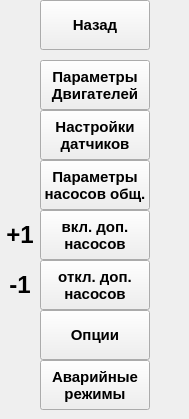
     <widget class="QWidget" name="Settings_Station_Settings_Buttons_page">
      <widget class="QLabel" name="return_to_settings_main_buttons_label_3">
       <property name="geometry">
        <rect>
         <x>0</x>
         <y>0</y>
         <width>40</width>
         <height>50</height>
        </rect>
       </property>
       <property name="text">
        <string/>
       </property>
      </widget>
      <widget class="QPushButton" name="return_to_settings_main_buttons_pushButton_3">
       <property name="geometry">
        <rect>
         <x>40</x>
         <y>0</y>
         <width>110</width>
         <height>50</height>
        </rect>
       </property>
       <property name="font">
        <font>
         <family>Arial</family>
         <pointsize>11</pointsize>
         <weight>75</weight>
         <bold>true</bold>
        </font>
       </property>
       <property name="text">
        <string>Назад</string>
       </property>
      </widget>
      <widget class="QLabel" name="label_47">
       <property name="geometry">
        <rect>
         <x>150</x>
         <y>60</y>
         <width>30</width>
         <height>50</height>
        </rect>
       </property>
       <property name="text">
        <string/>
       </property>
      </widget>
      <widget class="QLabel" name="label_48">
       <property name="geometry">
        <rect>
         <x>150</x>
         <y>110</y>
         <width>30</width>
         <height>50</height>
        </rect>
       </property>
       <property name="text">
        <string/>
       </property>
      </widget>
      <widget class="QLabel" name="label_49">
       <property name="geometry">
        <rect>
         <x>150</x>
         <y>160</y>
         <width>30</width>
         <height>50</height>
        </rect>
       </property>
       <property name="text">
        <string/>
       </property>
      </widget>
      <widget class="QLabel" name="label_50">
       <property name="geometry">
        <rect>
         <x>150</x>
         <y>210</y>
         <width>30</width>
         <height>50</height>
        </rect>
       </property>
       <property name="text">
        <string/>
       </property>
      </widget>
      <widget class="QLabel" name="label_51">
       <property name="geometry">
        <rect>
         <x>150</x>
         <y>260</y>
         <width>30</width>
         <height>50</height>
        </rect>
       </property>
       <property name="text">
        <string/>
       </property>
      </widget>
      <widget class="QLabel" name="label_52">
       <property name="geometry">
        <rect>
         <x>150</x>
         <y>310</y>
         <width>30</width>
         <height>50</height>
        </rect>
       </property>
       <property name="text">
        <string/>
       </property>
      </widget>
      <widget class="QLabel" name="label_53">
       <property name="geometry">
        <rect>
         <x>150</x>
         <y>360</y>
         <width>30</width>
         <height>50</height>
        </rect>
       </property>
       <property name="text">
        <string/>
       </property>
      </widget>
      <widget class="QPushButton" name="go_to_station_settings_engine_parameters_page_pushButton">
       <property name="geometry">
        <rect>
         <x>40</x>
         <y>60</y>
         <width>110</width>
         <height>50</height>
        </rect>
       </property>
       <property name="font">
        <font>
         <family>Arial</family>
         <pointsize>11</pointsize>
         <weight>75</weight>
         <bold>true</bold>
        </font>
       </property>
       <property name="text">
        <string>Параметры
Двигателей</string>
       </property>
      </widget>
      <widget class="QPushButton" name="go_to_station_settings_sensors_settings_page_pushButton">
       <property name="geometry">
        <rect>
         <x>40</x>
         <y>110</y>
         <width>110</width>
         <height>50</height>
        </rect>
       </property>
       <property name="font">
        <font>
         <family>Arial</family>
         <pointsize>11</pointsize>
         <weight>75</weight>
         <bold>true</bold>
        </font>
       </property>
       <property name="text">
        <string>Настройки
датчиков</string>
       </property>
      </widget>
      <widget class="QPushButton" name="go_to_station_settings_general_pumps_parameters_page_pushButton">
       <property name="geometry">
        <rect>
         <x>40</x>
         <y>160</y>
         <width>110</width>
         <height>50</height>
        </rect>
       </property>
       <property name="font">
        <font>
         <family>Arial</family>
         <pointsize>11</pointsize>
         <weight>75</weight>
         <bold>true</bold>
        </font>
       </property>
       <property name="text">
        <string>Параметры
насосов общ.</string>
       </property>
      </widget>
      <widget class="QPushButton" name="go_to_station_settings_turn_on_extra_pumps_page_pushButton">
       <property name="geometry">
        <rect>
         <x>40</x>
         <y>210</y>
         <width>110</width>
         <height>50</height>
        </rect>
       </property>
       <property name="font">
        <font>
         <family>Arial</family>
         <pointsize>11</pointsize>
         <weight>75</weight>
         <bold>true</bold>
        </font>
       </property>
       <property name="text">
        <string>вкл. доп.
насосов</string>
       </property>
      </widget>
      <widget class="QPushButton" name="go_to_station_settings_turn_off_extra_pumps_page_pushButton">
       <property name="geometry">
        <rect>
         <x>40</x>
         <y>260</y>
         <width>110</width>
         <height>50</height>
        </rect>
       </property>
       <property name="font">
        <font>
         <family>Arial</family>
         <pointsize>11</pointsize>
         <weight>75</weight>
         <bold>true</bold>
        </font>
       </property>
       <property name="text">
        <string>откл. доп.
насосов</string>
       </property>
      </widget>
      <widget class="QPushButton" name="go_to_station_settings_options_page_pushButton">
       <property name="geometry">
        <rect>
         <x>40</x>
         <y>310</y>
         <width>110</width>
         <height>50</height>
        </rect>
       </property>
       <property name="font">
        <font>
         <family>Arial</family>
         <pointsize>11</pointsize>
         <weight>75</weight>
         <bold>true</bold>
        </font>
       </property>
       <property name="text">
        <string>Опции</string>
       </property>
      </widget>
      <widget class="QPushButton" name="go_to_station_settings_emergency_modes_page_pushButton">
       <property name="geometry">
        <rect>
         <x>40</x>
         <y>360</y>
         <width>110</width>
         <height>50</height>
        </rect>
       </property>
       <property name="font">
        <font>
         <family>Arial</family>
         <pointsize>11</pointsize>
         <weight>75</weight>
         <bold>true</bold>
        </font>
       </property>
       <property name="text">
        <string>Аварийные
режимы</string>
       </property>
      </widget>
      <widget class="QLabel" name="go_to_station_settings_engine_parameters_page_label">
       <property name="geometry">
        <rect>
         <x>0</x>
         <y>60</y>
         <width>40</width>
         <height>50</height>
        </rect>
       </property>
       <property name="text">
        <string/>
       </property>
      </widget>
      <widget class="QLabel" name="go_to_station_settings_sensors_settings_page_label">
       <property name="geometry">
        <rect>
         <x>0</x>
         <y>110</y>
         <width>40</width>
         <height>50</height>
        </rect>
       </property>
       <property name="text">
        <string/>
       </property>
      </widget>
      <widget class="QLabel" name="go_to_station_settings_general_pumps_parameters_page_label">
       <property name="geometry">
        <rect>
         <x>0</x>
         <y>160</y>
         <width>40</width>
         <height>50</height>
        </rect>
       </property>
       <property name="text">
        <string/>
       </property>
      </widget>
      <widget class="QLabel" name="go_to_station_settings_turn_on_extra_pumps_page_label">
       <property name="geometry">
        <rect>
         <x>0</x>
         <y>210</y>
         <width>40</width>
         <height>50</height>
        </rect>
       </property>
       <property name="font">
        <font>
         <family>Arial</family>
         <pointsize>18</pointsize>
         <weight>75</weight>
         <bold>true</bold>
        </font>
       </property>
       <property name="text">
        <string>+1</string>
       </property>
       <property name="alignment">
        <set>Qt::AlignCenter</set>
       </property>
      </widget>
      <widget class="QLabel" name="go_to_station_settings_turn_off_extra_pumps_page_label">
       <property name="geometry">
        <rect>
         <x>0</x>
         <y>260</y>
         <width>40</width>
         <height>50</height>
        </rect>
       </property>
       <property name="font">
        <font>
         <family>Arial</family>
         <pointsize>18</pointsize>
         <weight>75</weight>
         <bold>true</bold>
        </font>
       </property>
       <property name="text">
        <string>-1</string>
       </property>
       <property name="alignment">
        <set>Qt::AlignCenter</set>
       </property>
      </widget>
      <widget class="QLabel" name="go_to_station_settings_options_page_label">
       <property name="geometry">
        <rect>
         <x>0</x>
         <y>310</y>
         <width>40</width>
         <height>50</height>
        </rect>
       </property>
       <property name="text">
        <string/>
       </property>
      </widget>
      <widget class="QLabel" name="go_to_station_settings_emergency_modes_page_label">
       <property name="geometry">
        <rect>
         <x>0</x>
         <y>360</y>
         <width>40</width>
         <height>50</height>
        </rect>
       </property>
       <property name="text">
        <string/>
       </property>
      </widget>
     </widget>
